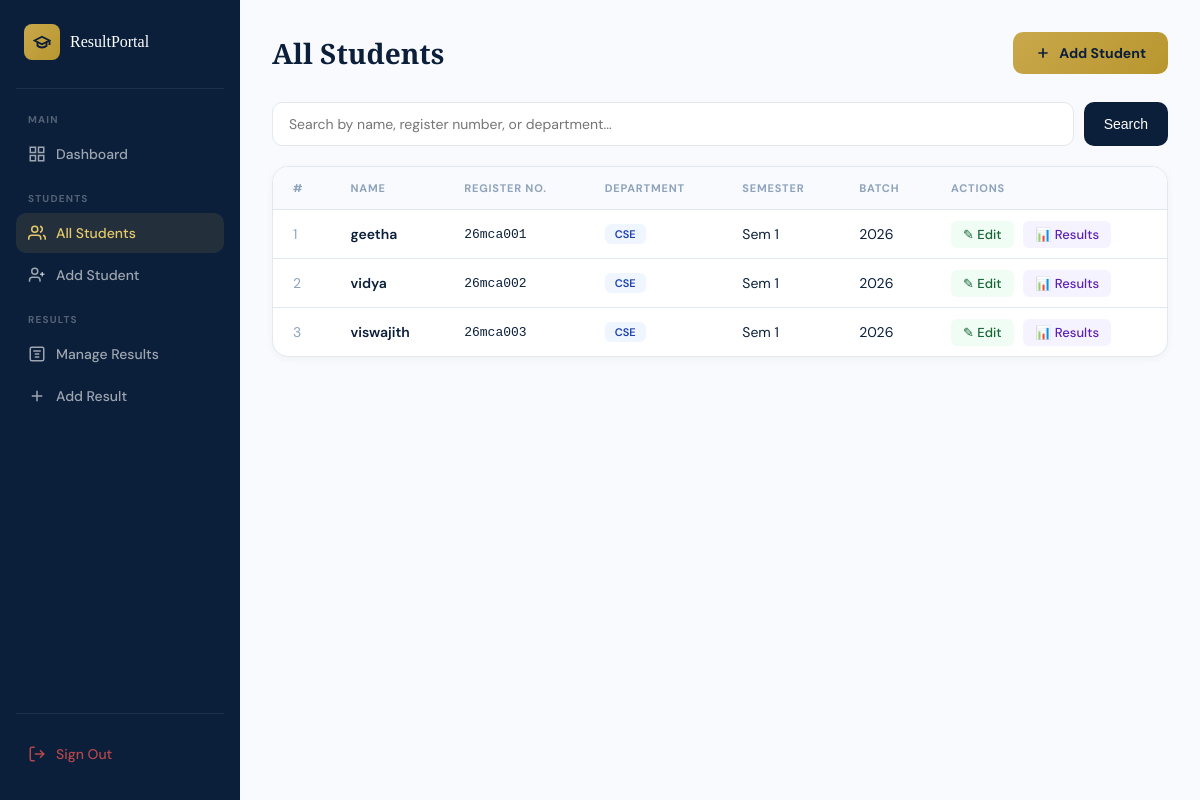
The app's page /admin-panel/students/ (signed in) with its own data.
### results/models.py (models this page shows, shortened)
class Student(models.Model):
    user = models.OneToOneField(CustomUser, on_delete=models.CASCADE, related_name='student_profile')
    register_number = models.CharField(max_length=20, unique=True)
    full_name = models.CharField(max_length=150)
    department = models.ForeignKey(Department, on_delete=models.SET_NULL, null=True)
    semester = models.PositiveIntegerField(default=1, validators=[MinValueValidator(1), MaxValueValidator(8)])
    batch_year = models.IntegerField(default=2024)
    phone = models.CharField(max_length=15, blank=True)
    email = models.EmailField(blank=True)
    photo = models.ImageField(upload_to='students/', blank=True, null=True)
    created_at = models.DateTimeField(auto_now_add=True)

class Department(models.Model):
    name = models.CharField(max_length=100)
    code = models.CharField(max_length=10, unique=True)

### results/views.py (the view)
# urls.py: path('admin-panel/students/', views.student_list, name='student_list'),
@login_required
def student_list(request):
    if request.user.role != 'admin':
        return redirect('student_dashboard')
    query = request.GET.get('q', '')
    students = Student.objects.select_related('department', 'user').all()
    if query:
        students = students.filter(
            Q(full_name__icontains=query) |
            Q(register_number__icontains=query)
        )
    return render(request, 'results/student_list.html', {
        'students': students, 'query': query
    })

### results/templates/results/student_list.html (shortened to what this page needs)
<!DOCTYPE html>
<html lang="en">
<head>
</head>
<body>
<aside class="sidebar">
  <div class="sidebar-brand">
    <div class="brand-icon"><svg viewBox="0 0 24 24" fill="none" stroke="currentColor" stroke-width="2.5"><path d="M22 10v6M2 10l10-5 10 5-10 5z"/><path d="M6 12v5c3 3 9 3 12 0v-5"/></svg></div>
    <span class="brand-name">ResultPortal</span>
  </div>
  <div class="nav-section">Main</div>
  <a href="{% url 'admin_dashboard' %}" class="nav-link"><svg viewBox="0 0 24 24" fill="none" stroke="currentColor" stroke-width="2"><rect x="3" y="3" width="7" height="7"/><rect x="14" y="3" width="7" height="7"/><rect x="14" y="14" width="7" height="7"/><rect x="3" y="14" width="7" height="7"/></svg>Dashboard</a>
  <div class="nav-section" style="margin-top:16px">Students</div>
  <a href="{% url 'student_list' %}" class="nav-link active"><svg viewBox="0 0 24 24" fill="none" stroke="currentColor" stroke-width="2"><path d="M17 21v-2a4 4 0 00-4-4H5a4 4 0 00-4 4v2"/><circle cx="9" cy="7" r="4"/><path d="M23 21v-2a4 4 0 00-3-3.87"/><path d="M16 3.13a4 4 0 010 7.75"/></svg>All Students</a>
  <a href="{% url 'add_student' %}" class="nav-link"><svg viewBox="0 0 24 24" fill="none" stroke="currentColor" stroke-width="2"><path d="M16 21v-2a4 4 0 00-4-4H6a4 4 0 00-4 4v2"/><circle cx="9" cy="7" r="4"/><line x1="19" y1="8" x2="19" y2="14"/><line x1="22" y1="11" x2="16" y2="11"/></svg>Add Student</a>
  <div class="nav-section" style="margin-top:16px">Results</div>
  <a href="{% url 'manage_results' %}" class="nav-link"><svg viewBox="0 0 24 24" fill="none" stroke="currentColor" stroke-width="2"><path d="M9 12h6m-6 4h6M7 8h10M5 3h14a2 2 0 012 2v14a2 2 0 01-2 2H5a2 2 0 01-2-2V5a2 2 0 012-2z"/></svg>Manage Results</a>
  <a href="{% url 'add_result' %}" class="nav-link"><svg viewBox="0 0 24 24" fill="none" stroke="currentColor" stroke-width="2"><path d="M12 5v14M5 12h14"/></svg>Add Result</a>
  <div class="sidebar-footer">
    <a href="{% url 'logout' %}" class="nav-link" style="color:rgba(224,80,80,0.8)"><svg viewBox="0 0 24 24" fill="none" stroke="currentColor" stroke-width="2"><path d="M9 21H5a2 2 0 01-2-2V5a2 2 0 012-2h4"/><polyline points="16 17 21 12 16 7"/><line x1="21" y1="12" x2="9" y2="12"/></svg>Sign Out</a>
  </div>
</aside>
<main class="main-content">
  <div class="page-header">
    <h1 class="page-title">All Students</h1>
    <a href="{% url 'add_student' %}" class="btn-primary">
      <svg width="16" height="16" viewBox="0 0 24 24" fill="none" stroke="currentColor" stroke-width="2.5"><path d="M12 5v14M5 12h14"/></svg>
      Add Student
    </a>
  </div>
  <form method="GET" class="search-bar">
    <input type="text" name="q" value="{{ query }}" placeholder="Search by name, register number, or department...">
    <button type="submit">Search</button>
  </form>
  <div class="card">
    <table>
      <thead>
        <tr>
          <th>#</th><th>Name</th><th>Register No.</th><th>Department</th><th>Semester</th><th>Batch</th><th>Actions</th>
        </tr>
      </thead>
      <tbody>
        {% for student in students %}
        <tr>
          <td style="color:var(--text-muted)">{{ forloop.counter }}</td>
          <td style="font-weight:600">{{ student.full_name }}</td>
          <td style="font-family:monospace;font-size:13px">{{ student.register_number }}</td>
          <td><span class="badge badge-dept">{{ student.department.code|default:"N/A" }}</span></td>
          <td>Sem {{ student.semester }}</td>
          <td>{{ student.batch_year }}</td>
          <td class="action-links">
            <a href="{% url 'edit_student' student.pk %}" class="edit-link">✎ Edit</a>
            <a href="{% url 'manage_results' %}?student_id={{ student.pk }}" style="background:#F5F3FF;color:#5B21B6;">📊 Results</a>
          </td>
        </tr>
        {% empty %}
        <tr><td colspan="7" style="text-align:center;padding:48px;color:var(--text-muted)">No students found.</td></tr>
        {% endfor %}
      </tbody>
    </table>
  </div>
</main>
</body>
</html>

### results/templates/results/student_list.html (style rules this page uses)
*,*::before,*::after { box-sizing:border-box;margin:0;padding:0 }
:root { --navy:#0B1F3A;--gold:#C9A84C;--surface:#F8FAFD;--border:#E2E8F0;--text-main:#0B1F3A;--text-sub:#4A6080;--text-muted:#8FA3BC; }
body { font-family:'DM Sans',sans-serif;background:var(--surface);color:var(--text-main);display:flex;min-height:100vh; }
.sidebar { width:240px;background:var(--navy);flex-shrink:0;display:flex;flex-direction:column;padding:24px 16px;position:fixed;top:0;left:0;height:100vh;z-index:100; }
.sidebar-brand { display:flex;align-items:center;gap:10px;padding:0 8px 28px;border-bottom:1px solid rgba(255,255,255,0.08);margin-bottom:24px; }
.brand-icon { width:36px;height:36px;background:linear-gradient(135deg,#C9A84C,#B8962E);border-radius:8px;display:flex;align-items:center;justify-content:center; }
.brand-icon svg { width:18px;height:18px;color:var(--navy); }
.brand-name { font-family:'Playfair Display',serif;font-size:16px;color:white; }
.nav-section { font-size:10px;font-weight:700;letter-spacing:1.2px;color:rgba(255,255,255,0.3);text-transform:uppercase;padding:0 12px;margin-bottom:8px; }
.nav-link { display:flex;align-items:center;gap:10px;padding:11px 12px;border-radius:10px;margin-bottom:2px;color:rgba(255,255,255,0.6);font-size:14px;font-weight:500;text-decoration:none;transition:all 0.2s; }
.nav-link svg { width:18px;height:18px;flex-shrink:0; }
.nav-link:hover,.nav-link.active { background:rgba(255,255,255,0.08);color:white; }
.nav-link.active { background:rgba(201,168,76,0.12);color:#E8C96A; }
.sidebar-footer { margin-top:auto;padding-top:20px;border-top:1px solid rgba(255,255,255,0.08); }
.main-content { margin-left:240px;flex:1;padding:32px; }
.page-header { display:flex;align-items:center;justify-content:space-between;margin-bottom:28px; }
.page-title { font-family:'Playfair Display',serif;font-size:28px;color:var(--navy); }
.btn-primary { background:linear-gradient(135deg,#C9A84C,#B8962E);color:var(--navy);font-weight:700;border:none;padding:12px 22px;border-radius:10px;font-size:14px;cursor:pointer;text-decoration:none;display:inline-flex;align-items:center;gap:8px;transition:transform 0.15s,box-shadow 0.15s; }
.search-bar { display:flex;gap:10px;margin-bottom:20px; }
.search-bar input { flex:1;padding:12px 16px;border:1px solid var(--border);border-radius:10px;font-size:14px;font-family:'DM Sans',sans-serif;background:white;outline:none; }
.search-bar button { padding:12px 20px;background:var(--navy);color:white;border:none;border-radius:10px;font-size:14px;cursor:pointer; }
.card { background:white;border-radius:16px;border:1px solid var(--border);overflow:hidden;box-shadow:0 2px 8px rgba(11,31,58,0.04); }
table { width:100%;border-collapse:collapse; }
thead th { padding:14px 20px;text-align:left;font-size:11px;font-weight:700;text-transform:uppercase;letter-spacing:0.8px;color:var(--text-muted);background:var(--surface); }
tbody tr { border-top:1px solid var(--border);transition:background 0.15s; }
tbody td { padding:14px 20px;font-size:14px; }
.badge { display:inline-block;padding:3px 10px;border-radius:6px;font-size:11px;font-weight:600; }
.badge-dept { background:#EFF6FF;color:#1E40AF; }
.action-links a { font-size:13px;font-weight:500;text-decoration:none;padding:5px 12px;border-radius:6px;margin-right:6px; }
.edit-link { background:#F0FDF4;color:#166534; }

### records on screen
Student: full_name "geetha", register_number "26mca001", department.code "CSE", semester "1", batch_year "2026"
Student: full_name "vidya", register_number "26mca002", department.code "CSE", semester "1", batch_year "2026"
Student: full_name "viswajith", register_number "26mca003", department.code "CSE", semester "1", batch_year "2026"
